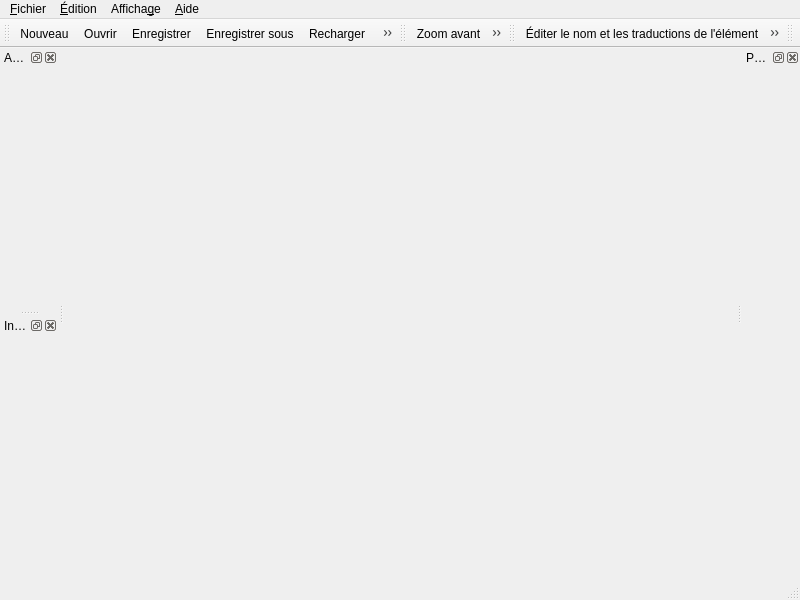
<?xml version="1.0" encoding="UTF-8"?>
<ui version="4.0">
 <class>QETElementEditor</class>
 <widget class="QMainWindow" name="QETElementEditor">
  <property name="geometry">
   <rect>
    <x>0</x>
    <y>0</y>
    <width>800</width>
    <height>600</height>
   </rect>
  </property>
  <property name="windowTitle">
   <string>QElectroTech - Éditeur d'élément</string>
  </property>
  <property name="windowIcon">
   <iconset resource="../../../qelectrotech.qrc">
    <normaloff>:/ico/16x16/qet.png</normaloff>:/ico/16x16/qet.png</iconset>
  </property>
  <widget class="QWidget" name="centralwidget"/>
  <widget class="QStatusBar" name="statusbar"/>
  <widget class="QMenuBar" name="menubar">
   <property name="geometry">
    <rect>
     <x>0</x>
     <y>0</y>
     <width>800</width>
     <height>22</height>
    </rect>
   </property>
   <widget class="QMenu" name="m_file_menu">
    <property name="title">
     <string>&amp;Fichier</string>
    </property>
    <addaction name="m_new_action"/>
    <addaction name="m_open_action"/>
    <addaction name="m_open_from_file_action"/>
    <addaction name="m_import_scaled_element"/>
    <addaction name="m_import_dxf"/>
    <addaction name="m_save_action"/>
    <addaction name="m_save_as_action"/>
    <addaction name="m_save_as_file_action"/>
    <addaction name="m_export_svg_action"/>
    <addaction name="separator"/>
    <addaction name="m_reload_action"/>
    <addaction name="separator"/>
    <addaction name="m_quit_action"/>
   </widget>
   <widget class="QMenu" name="m_edit_menu">
    <property name="title">
     <string>&amp;Édition</string>
    </property>
    <widget class="QMenu" name="m_paste_from_menu">
     <property name="title">
      <string>Coller depuis...</string>
     </property>
     <property name="icon">
      <iconset resource="../../../qelectrotech.qrc">
       <normaloff>:/ico/16x16/edit-paste.png</normaloff>:/ico/16x16/edit-paste.png</iconset>
     </property>
     <addaction name="m_paste_from_file_action"/>
     <addaction name="m_paste_from_element_action"/>
    </widget>
    <addaction name="separator"/>
    <addaction name="m_select_all_act"/>
    <addaction name="m_deselect_all_action"/>
    <addaction name="m_revert_selection_action"/>
    <addaction name="separator"/>
    <addaction name="m_cut_action"/>
    <addaction name="m_copy_action"/>
    <addaction name="m_paste_action"/>
    <addaction name="m_paste_in_area_action"/>
    <addaction name="m_paste_from_menu"/>
    <addaction name="separator"/>
    <addaction name="m_delete_action"/>
    <addaction name="separator"/>
    <addaction name="m_edit_names_action"/>
    <addaction name="m_edit_author_action"/>
    <addaction name="m_edit_element_properties_action"/>
    <addaction name="m_rotate_action"/>
    <addaction name="m_rotateFine_action"/>
    <addaction name="m_mirror_action"/>
    <addaction name="m_flip_action"/>
   </widget>
   <widget class="QMenu" name="m_display_menu">
    <property name="title">
     <string>Afficha&amp;ge</string>
    </property>
    <addaction name="m_zoom_in_action"/>
    <addaction name="m_zoom_out_action"/>
    <addaction name="m_zoom_fit_best_action"/>
    <addaction name="m_zoom_original_action"/>
    <addaction name="separator"/>
   </widget>
   <widget class="QMenu" name="menu_Aide">
    <property name="title">
     <string>&amp;Aide</string>
    </property>
    <addaction name="separator"/>
    <addaction name="m_online_manual"/>
    <addaction name="m_youtube_action"/>
    <addaction name="m_donate_action"/>
    <addaction name="m_about_qt_action"/>
    <addaction name="m_about_qet_action"/>
   </widget>
   <addaction name="m_file_menu"/>
   <addaction name="m_edit_menu"/>
   <addaction name="m_display_menu"/>
   <addaction name="menu_Aide"/>
  </widget>
  <widget class="QDockWidget" name="m_undo_dock">
   <property name="allowedAreas">
    <set>Qt::LeftDockWidgetArea|Qt::RightDockWidgetArea</set>
   </property>
   <property name="windowTitle">
    <string>Annulations</string>
   </property>
   <attribute name="dockWidgetArea">
    <number>1</number>
   </attribute>
   <widget class="QWidget" name="dockWidgetContents"/>
  </widget>
  <widget class="QDockWidget" name="m_parts_dock">
   <property name="allowedAreas">
    <set>Qt::LeftDockWidgetArea|Qt::RightDockWidgetArea</set>
   </property>
   <property name="windowTitle">
    <string>Parties</string>
   </property>
   <attribute name="dockWidgetArea">
    <number>2</number>
   </attribute>
   <widget class="QWidget" name="dockWidgetContents_2"/>
  </widget>
  <widget class="QDockWidget" name="m_tools_dock">
   <property name="allowedAreas">
    <set>Qt::LeftDockWidgetArea|Qt::RightDockWidgetArea</set>
   </property>
   <property name="windowTitle">
    <string>Informations</string>
   </property>
   <attribute name="dockWidgetArea">
    <number>1</number>
   </attribute>
   <widget class="QWidget" name="dockWidgetContents_3"/>
  </widget>
  <widget class="QToolBar" name="m_main_toolbar">
   <property name="windowTitle">
    <string>Outils</string>
   </property>
   <attribute name="toolBarArea">
    <enum>TopToolBarArea</enum>
   </attribute>
   <attribute name="toolBarBreak">
    <bool>false</bool>
   </attribute>
   <addaction name="m_new_action"/>
   <addaction name="m_open_action"/>
   <addaction name="m_save_action"/>
   <addaction name="m_save_as_action"/>
   <addaction name="m_reload_action"/>
   <addaction name="m_delete_action"/>
  </widget>
  <widget class="QToolBar" name="m_view_toolbar">
   <property name="windowTitle">
    <string>Affichage</string>
   </property>
   <attribute name="toolBarArea">
    <enum>TopToolBarArea</enum>
   </attribute>
   <attribute name="toolBarBreak">
    <bool>false</bool>
   </attribute>
   <addaction name="m_zoom_in_action"/>
   <addaction name="m_zoom_out_action"/>
   <addaction name="m_zoom_fit_best_action"/>
   <addaction name="m_zoom_original_action"/>
  </widget>
  <widget class="QToolBar" name="m_element_toolbar">
   <property name="windowTitle">
    <string>Élément</string>
   </property>
   <attribute name="toolBarArea">
    <enum>TopToolBarArea</enum>
   </attribute>
   <attribute name="toolBarBreak">
    <bool>false</bool>
   </attribute>
   <addaction name="m_edit_names_action"/>
   <addaction name="m_edit_element_properties_action"/>
  </widget>
  <widget class="QToolBar" name="m_undo_toolbar">
   <property name="windowTitle">
    <string>Annulation</string>
   </property>
   <attribute name="toolBarArea">
    <enum>TopToolBarArea</enum>
   </attribute>
   <attribute name="toolBarBreak">
    <bool>false</bool>
   </attribute>
  </widget>
  <action name="m_select_all_act">
   <property name="icon">
    <iconset resource="../../../qelectrotech.qrc">
     <normaloff>:/ico/16x16/edit-select-all.png</normaloff>:/ico/16x16/edit-select-all.png</iconset>
   </property>
   <property name="text">
    <string>Tout sélectionner</string>
   </property>
  </action>
  <action name="m_new_action">
   <property name="icon">
    <iconset resource="../../../qelectrotech.qrc">
     <normaloff>:/ico/22x22/document-new.png</normaloff>:/ico/22x22/document-new.png</iconset>
   </property>
   <property name="text">
    <string>&amp;Nouveau</string>
   </property>
  </action>
  <action name="m_open_action">
   <property name="icon">
    <iconset resource="../../../qelectrotech.qrc">
     <normaloff>:/ico/22x22/folder-open.png</normaloff>:/ico/22x22/folder-open.png</iconset>
   </property>
   <property name="text">
    <string>&amp;Ouvrir</string>
   </property>
  </action>
  <action name="m_open_from_file_action">
   <property name="icon">
    <iconset resource="../../../qelectrotech.qrc">
     <normaloff>:/ico/22x22/folder-open.png</normaloff>:/ico/22x22/folder-open.png</iconset>
   </property>
   <property name="text">
    <string>&amp;Ouvrir depuis un fichier</string>
   </property>
  </action>
  <action name="m_save_action">
   <property name="icon">
    <iconset resource="../../../qelectrotech.qrc">
     <normaloff>:/ico/22x22/document-save.png</normaloff>:/ico/22x22/document-save.png</iconset>
   </property>
   <property name="text">
    <string>&amp;Enregistrer</string>
   </property>
  </action>
  <action name="m_save_as_action">
   <property name="icon">
    <iconset resource="../../../qelectrotech.qrc">
     <normaloff>:/ico/22x22/document-save-as.png</normaloff>:/ico/22x22/document-save-as.png</iconset>
   </property>
   <property name="text">
    <string>Enregistrer sous</string>
   </property>
  </action>
  <action name="m_save_as_file_action">
   <property name="icon">
    <iconset resource="../../../qelectrotech.qrc">
     <normaloff>:/ico/22x22/document-save.png</normaloff>:/ico/22x22/document-save.png</iconset>
   </property>
   <property name="text">
    <string>Enregistrer dans un fichier</string>
   </property>
  </action>
  <action name="m_export_svg_action">
   <property name="icon">
    <iconset resource="../../../qelectrotech.qrc">
     <normaloff>:/ico/22x22/document-export.png</normaloff>:/ico/22x22/document-export.png</iconset>
   </property>
   <property name="text">
    <string>Exporter en SVG</string>
   </property>
  </action>
  <action name="m_reload_action">
   <property name="icon">
    <iconset resource="../../../qelectrotech.qrc">
     <normaloff>:/ico/22x22/view-refresh.png</normaloff>:/ico/22x22/view-refresh.png</iconset>
   </property>
   <property name="text">
    <string>Recharger</string>
   </property>
  </action>
  <action name="m_quit_action">
   <property name="icon">
    <iconset resource="../../../qelectrotech.qrc">
     <normaloff>:/ico/16x16/application-exit.png</normaloff>:/ico/16x16/application-exit.png</iconset>
   </property>
   <property name="text">
    <string>&amp;Fermer cet éditeur</string>
   </property>
   <property name="toolTip">
    <string>Fermer cet éditeur</string>
   </property>
  </action>
  <action name="m_deselect_all_action">
   <property name="icon">
    <iconset resource="../../../qelectrotech.qrc">
     <normaloff>:/ico/16x16/edit-select-none.png</normaloff>:/ico/16x16/edit-select-none.png</iconset>
   </property>
   <property name="text">
    <string>Désélectionner tout</string>
   </property>
  </action>
  <action name="m_cut_action">
   <property name="icon">
    <iconset resource="../../../qelectrotech.qrc">
     <normaloff>:/ico/16x16/edit-cut.png</normaloff>:/ico/16x16/edit-cut.png</iconset>
   </property>
   <property name="text">
    <string>Co&amp;uper</string>
   </property>
  </action>
  <action name="m_copy_action">
   <property name="icon">
    <iconset resource="../../../qelectrotech.qrc">
     <normaloff>:/ico/16x16/edit-copy.png</normaloff>:/ico/16x16/edit-copy.png</iconset>
   </property>
   <property name="text">
    <string>Cop&amp;ier</string>
   </property>
  </action>
  <action name="m_paste_action">
   <property name="icon">
    <iconset resource="../../../qelectrotech.qrc">
     <normaloff>:/ico/16x16/edit-paste.png</normaloff>:/ico/16x16/edit-paste.png</iconset>
   </property>
   <property name="text">
    <string>C&amp;oller</string>
   </property>
  </action>
  <action name="m_paste_in_area_action">
   <property name="icon">
    <iconset resource="../../../qelectrotech.qrc">
     <normaloff>:/ico/16x16/edit-paste.png</normaloff>:/ico/16x16/edit-paste.png</iconset>
   </property>
   <property name="text">
    <string>C&amp;oller dans la zone</string>
   </property>
  </action>
  <action name="m_paste_from_file_action">
   <property name="icon">
    <iconset resource="../../../qelectrotech.qrc">
     <normaloff>:/ico/16x16/text-xml.png</normaloff>:/ico/16x16/text-xml.png</iconset>
   </property>
   <property name="text">
    <string>Un fichier</string>
   </property>
  </action>
  <action name="m_paste_from_element_action">
   <property name="icon">
    <iconset resource="../../../qelectrotech.qrc">
     <normaloff>:/ico/16x16/element.png</normaloff>:/ico/16x16/element.png</iconset>
   </property>
   <property name="text">
    <string>Un élément</string>
   </property>
  </action>
  <action name="m_revert_selection_action">
   <property name="icon">
    <iconset resource="../../../qelectrotech.qrc">
     <normaloff>:/ico/16x16/edit-select-invert.png</normaloff>:/ico/16x16/edit-select-invert.png</iconset>
   </property>
   <property name="text">
    <string>Inverser la sélection</string>
   </property>
  </action>
  <action name="m_delete_action">
   <property name="icon">
    <iconset resource="../../../qelectrotech.qrc">
     <normaloff>:/ico/22x22/edit-delete.png</normaloff>:/ico/22x22/edit-delete.png</iconset>
   </property>
   <property name="text">
    <string>&amp;Supprimer</string>
   </property>
  </action>
  <action name="m_edit_names_action">
   <property name="icon">
    <iconset resource="../../../qelectrotech.qrc">
     <normaloff>:/ico/22x22/names.png</normaloff>:/ico/22x22/names.png</iconset>
   </property>
   <property name="text">
    <string>Éditer le nom et les traductions de l'élément</string>
   </property>
  </action>
  <action name="m_edit_author_action">
   <property name="icon">
    <iconset resource="../../../qelectrotech.qrc">
     <normaloff>:/ico/16x16/preferences-desktop-user.png</normaloff>:/ico/16x16/preferences-desktop-user.png</iconset>
   </property>
   <property name="text">
    <string>Éditer les informations sur l'auteur</string>
   </property>
  </action>
  <action name="m_edit_element_properties_action">
   <property name="icon">
    <iconset resource="../../../qelectrotech.qrc">
     <normaloff>:/ico/22x22/element-edit.png</normaloff>:/ico/22x22/element-edit.png</iconset>
   </property>
   <property name="text">
    <string>Éditer les propriétés de l'élément</string>
   </property>
  </action>
  <action name="m_zoom_in_action">
   <property name="icon">
    <iconset resource="../../../qelectrotech.qrc">
     <normaloff>:/ico/22x22/zoom-in.png</normaloff>:/ico/22x22/zoom-in.png</iconset>
   </property>
   <property name="text">
    <string>Zoom avant</string>
   </property>
  </action>
  <action name="m_zoom_out_action">
   <property name="icon">
    <iconset resource="../../../qelectrotech.qrc">
     <normaloff>:/ico/22x22/zoom-out.png</normaloff>:/ico/22x22/zoom-out.png</iconset>
   </property>
   <property name="text">
    <string>Zoom arrière</string>
   </property>
  </action>
  <action name="m_zoom_fit_best_action">
   <property name="icon">
    <iconset resource="../../../qelectrotech.qrc">
     <normaloff>:/ico/22x22/zoom-fit-best.png</normaloff>:/ico/22x22/zoom-fit-best.png</iconset>
   </property>
   <property name="text">
    <string>Zoom adapté</string>
   </property>
  </action>
  <action name="m_zoom_original_action">
   <property name="icon">
    <iconset resource="../../../qelectrotech.qrc">
     <normaloff>:/ico/22x22/zoom-original.png</normaloff>:/ico/22x22/zoom-original.png</iconset>
   </property>
   <property name="text">
    <string>Pas de zoom</string>
   </property>
  </action>
  <action name="m_about_qet_action">
   <property name="icon">
    <iconset resource="../../../qelectrotech.qrc">
     <normaloff>:/ico/16x16/qet.png</normaloff>:/ico/16x16/qet.png</iconset>
   </property>
   <property name="text">
    <string>À &amp;propos de QElectroTech</string>
   </property>
   <property name="statusTip">
    <string>Affiche des informations sur QElectroTech</string>
   </property>
  </action>
  <action name="m_online_manual">
   <property name="icon">
    <iconset resource="../../../qelectrotech.qrc">
     <normaloff>:/ico/16x16/help-contents.png</normaloff>:/ico/16x16/help-contents.png</iconset>
   </property>
   <property name="text">
    <string>Manuel en ligne</string>
   </property>
   <property name="statusTip">
    <string>Lance le navigateur par défaut vers le manuel en ligne de QElectroTech</string>
   </property>
  </action>
  <action name="m_youtube_action">
   <property name="icon">
    <iconset resource="../../../qelectrotech.qrc">
     <normaloff>:/ico/16x16/kdenlive-show-video.png</normaloff>:/ico/16x16/kdenlive-show-video.png</iconset>
   </property>
   <property name="text">
    <string>Chaine Youtube</string>
   </property>
   <property name="statusTip">
    <string>Lance le navigateur par défaut vers la chaine Youtube de QElectroTech</string>
   </property>
  </action>
  <action name="m_donate_action">
   <property name="icon">
    <iconset resource="../../../qelectrotech.qrc">
     <normaloff>:/ico/16x16/help-donate.png</normaloff>:/ico/16x16/help-donate.png</iconset>
   </property>
   <property name="text">
    <string>Soutenir le projet par un don</string>
   </property>
   <property name="statusTip">
    <string>Soutenir le projet QElectroTech par un don</string>
   </property>
  </action>
  <action name="m_about_qt_action">
   <property name="icon">
    <iconset resource="../../../qelectrotech.qrc">
     <normaloff>:/ico/16x16/qt.png</normaloff>:/ico/16x16/qt.png</iconset>
   </property>
   <property name="text">
    <string>À propos de &amp;Qt</string>
   </property>
   <property name="statusTip">
    <string>Affiche des informations sur la bibliothèque Qt</string>
   </property>
  </action>
  <action name="m_rotate_action">
   <property name="icon">
    <iconset resource="../../../qelectrotech.qrc">
     <normaloff>:/ico/16x16/orientations.png</normaloff>:/ico/16x16/orientations.png</iconset>
   </property>
   <property name="text">
    <string>Rotation</string>
   </property>
  </action>
  <action name="m_rotateFine_action">
   <property name="icon">
    <iconset resource="../../../qelectrotech.qrc">
     <normaloff>:/ico/16x16/orientations.png</normaloff>:/ico/16x16/orientations.png</iconset>
   </property>
   <property name="text">
    <string>Fine-Rotation</string>
   </property>
  </action>
  <action name="m_mirror_action">
   <property name="icon">
    <iconset resource="../../../qelectrotech.qrc">
     <normaloff>:/ico/16x16/mirror.png</normaloff>:/ico/16x16/mirror.png</iconset>
   </property>
   <property name="text">
    <string>Mirror</string>
   </property>
  </action>
  <action name="m_flip_action">
   <property name="icon">
    <iconset resource="../../../qelectrotech.qrc">
     <normaloff>:/ico/16x16/flip.png</normaloff>:/ico/16x16/flip.png</iconset>
   </property>
   <property name="text">
    <string>Flip</string>
   </property>
  </action>
  <action name="m_import_dxf">
   <property name="icon">
    <iconset resource="../../../qelectrotech.qrc">
     <normaloff>:/ico/16x16/run-dxf.png</normaloff>:/ico/16x16/run-dxf.png</iconset>
   </property>
   <property name="text">
    <string>Importer un dxf</string>
   </property>
  </action>
  <action name="m_import_scaled_element">
   <property name="icon">
    <iconset resource="../../../qelectrotech.qrc">
     <normaloff>:/ico/22x22/folder-open.png</normaloff>:/ico/22x22/folder-open.png</iconset>
   </property>
   <property name="text">
    <string>importer un élément à redimensionner</string>
   </property>
  </action>
 </widget>
 <resources>
  <include location="../../../qelectrotech.qrc"/>
 </resources>
 <connections/>
</ui>
